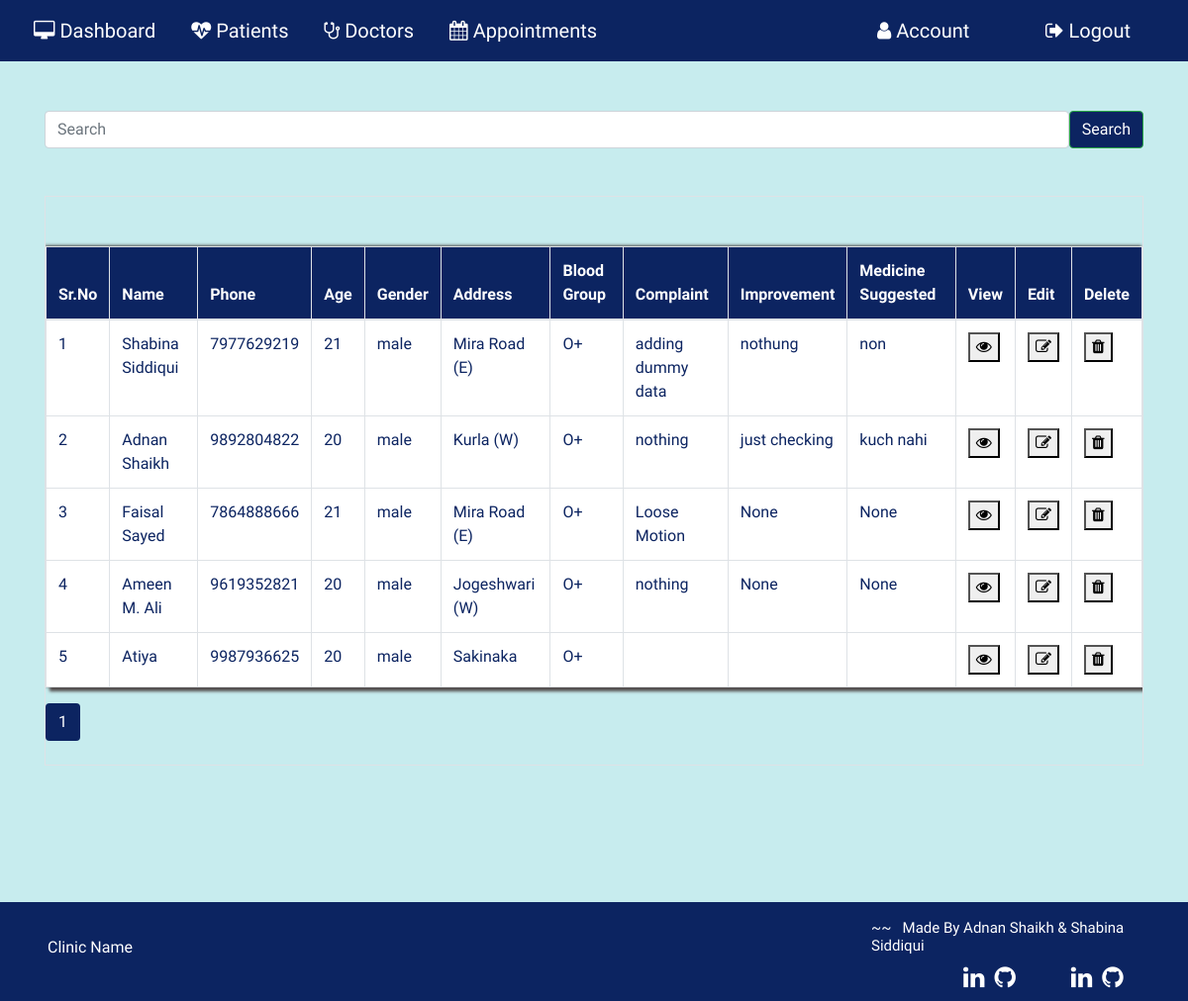
Screenshot of /patientrecord (signed in) with the database file from the repository.
### application/routes.py (models this page shows, shortened)
class Patient(db.Model):
  __tablename__ = 'Patient'
  id = db.Column(db.Integer, primary_key=True)
  pname = db.Column(db.String(20))
  age= db.Column(db.String(20))
  phone=db.Column(db.String(20))
  gender=db.Column(db.String(10))
  bgroup=db.Column(db.String(5))
  state=db.Column(db.String(15))
  address=db.Column(db.String(100))
  mstatus=db.Column(db.String(10))
  complaint=db.Column(db.String(5000))
  improvement=db.Column(db.String(5000))
  medicine_suggested=db.Column(db.String(5000))
  pat_image = db.Column(db.String(20), nullable=False, default='default.jpg')

### application/routes.py (the view, shortened to what this page needs)
@app.route('/patientrecord', methods = ['GET','POST'])
def patientrecord():
  if 'username' in session:
    if request.method == 'GET':
      page= request.args.get('page', 1, type=int)
      patrcd= Patient.query.paginate(page=page, per_page=10)
      return render_template("patientrecord.html",patrcd=patrcd)
    return render_template('patientrecord.html')
  else:
    return redirect( url_for('login') )
  return render_template('patientrecord.html')

### application/templates/patientrecord.html (shortened to what this page needs)
{% extends 'layout.html' %}{% include "includes/nav.html" %}{% block content%}
<section>
  <div class="container">
    <div class="search-box">
      <form class="d-flex" action="" method="POST">
        <input
          class="form-control me-2"
          type="search"
          placeholder="Search"
          name="pname"
          id="pname"
          aria-label="Search"
        />
        <button class="btn btn-outline-success" type="submit">Search</button>
      </form>
    </div>
    <div class="table table-bordered table-hover table-responsive">
      {% if patrcd %}
      <table class="table">
        <thead class="thead">
          <tr>
            <th scope="col">Sr.No</th>
            <th scope="col">Name</th>
            <th scope="col">Phone</th>
            <th scope="col">Age</th>
            <th scope="col">Gender</th>
            <th scope="col">Address</th>
            <th scope="col">Blood Group</th>
            <th scope="col">Complaint</th>
            <th scope="col">Improvement</th>
            <th scope="col">Medicine Suggested</th>
            <th scope="col">View</th>
            <th scope="col">Edit</th>
            <th scope="col">Delete</th>
          </tr>
        </thead>
        {% for i in patrcd.items %}
        <tr scope="row">
          <td></td>
          <td>{{ i.pname }}</td>
          <td>{{ i.phone }}</td>
          <td>{{ i.age }}</td>
          <td>{{ i.gender }}</td>
          <td>{{ i.address }}</td>
          <td>{{ i.bgroup }}</td>
          <td>{{ i.complaint }}</td>
          <td>{{ i.improvement }}</td>
          <td>{{ i.medicine_suggested }}</td>
          <td>
            <button
              type="button"
              class="dbutton"
              onclick="window.location='viewapp/{{ i.id }}'"
            >
              <i class="fa fa-eye" aria-hidden="true"></i>
            </button>
          </td>
          <td>
            <button
              type="button"
              class="ubutton"
              onclick="window.location='editpatientdetail/{{ i.id }}'"
            >
              <i class="fa fa-pencil-square-o" aria-hidden="true"></i>
            </button>
          </td>
          <td>
            <button
              type="button"
              class="dbutton"
              onclick="window.location='deletepatientdetail/{{ i.id }}'"
            >
              <i class="fa fa-trash" aria-hidden="true"></i>
            </button>
          </td>
        </tr>
        {% endfor %}
      </table>
      {% for page_num in patrcd.iter_pages(left_edge=1, right_edge=1,
      left_current=1, right_current=2) %} {% if page_num %} {% if patrcd.page ==
      page_num %}
      <a
        class="btn pagenum_current mb-4"
        href="{{ url_for('patientrecord', page=page_num) }}"
        >{{ page_num }}</a
      >
      {% else %}
      <a
        class="btn pagenum mb-4"
        href="{{ url_for('patientrecord', page=page_num) }}"
        >{{ page_num }}</a
      >
      {% endif %} {% else %} ... {% endif %} {% endfor %} {% endif %}
    </div>
  </div>
  {% include "includes/footer.html" %}
</section>
{% endblock content %}

### application/static/patrcd.css (style rules this page uses)
body { counter-reset: Serial; }
table { border-collapse: collapse; }
tr td:first-child:before { counter-increment: Serial; content: counter(Serial); }
td { color: #0c2461; }
table { margin-top: 50px; box-shadow: 4px 4px 3px rgb(83, 78, 78), -1px -1px 3px rgb(83, 78, 78); }
.container { display: flex; flex-direction: column; height: 100vh; }
.search-box { width: inherit; align-self: flex-end; margin-top: 50px; }
.search-box button { background: #0c2461; color: white; }
.thead { background: #0c2461; color: white; }
table, thead, td { border-color: black; }

### application/static/commonstyle.css (style rules this page uses)
a { text-decoration: none; }
body { background: #c7ecee; width: 100vw; background-size: cover; background-position: center; font-family: "Dosis", sans-serif; }
input { width: 100%; border: 1px solid rgba(0, 0, 0, 0.3); border-radius: 5px; }
.pagenum_current { background: #0c2461; color: white; }

### rows the page displays
Patient: pname "Shabina Siddiqui", phone "7977629219", age "21", gender "male", address "Mira Road (E)", bgroup "O+", complaint "adding dummy data", improvement "nothung", medicine_suggested "non"
Patient: pname "Adnan Shaikh", phone "9892804822", age "20", gender "male", address "Kurla (W)", bgroup "O+", complaint "nothing", improvement "just checking", medicine_suggested "kuch nahi"
Patient: pname "Faisal Sayed", phone "7864888666", age "21", gender "male", address "Mira Road (E)", bgroup "O+", complaint "Loose Motion", improvement "None", medicine_suggested "None"
Patient: pname "Ameen M. Ali", phone "9619352821", age "20", gender "male", address "Jogeshwari (W)", bgroup "O+", complaint "nothing", improvement "None", medicine_suggested "None"
Patient: pname "Atiya", phone "9987936625", age "20", gender "male", address "Sakinaka", bgroup "O+"

### other values shown
{{ page_num }} "1"
